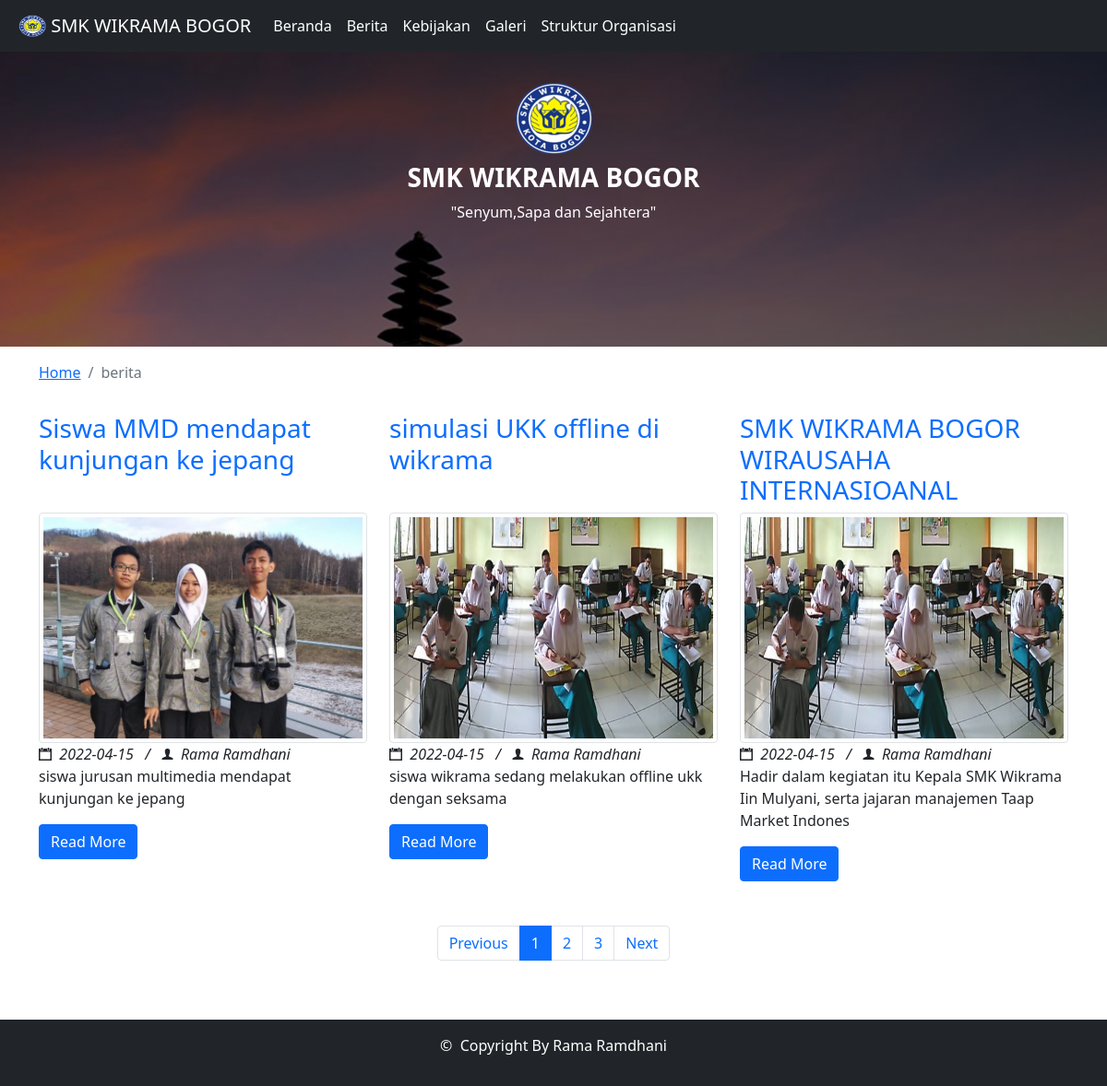
The page /index.php?page=berita on the database its author committed.
### tables this page shows
CREATE TABLE `tbl_posts` (
  `id_post` int(25) NOT NULL,
  `img` varchar(255) NOT NULL,
  `judul` varchar(255) DEFAULT NULL,
  `artikel` text DEFAULT NULL,
  `date` date NOT NULL,
  `kategori` varchar(255) NOT NULL,
  `author` varchar(255) DEFAULT NULL
);

### kategori/berita.php (the view)
<?php
	include "config/config.php";
	$query = mysqli_query($con, "SELECT * FROM tbl_posts WHERE kategori='berita' ORDER BY date DESC");
 ?>
<?php foreach($query as $data): ?>
	<div class="col-md-4 col-xs-12 mt-3">
		<h3 class="text-primary" style="height: 100px;"><?= $data['judul'] ?></h3>
		<img src="assets/file/post/<?= $data['img'] ?>" alt="" class="img-thumbnail">
		<div>
			<i class="ion-calendar">&nbsp; <?= $data['date'] ?> &nbsp; / &nbsp;</i>
			<i class="ion-person">&nbsp; <?= $data['author'] ?></i>
		</div>
		<p class="article-text">
			<?= substr($data['artikel'], 0, 100) ?>
		</p>
		<a href="index.php?page=beranda" class="btn btn-primary">Read More</a>
	</div>
<?php endforeach; ?>
		 <div class="d-flex justify-content-center">
			<nav aria-label="..." class="mt-5">
			  <ul class="pagination">
			    <li class="page-item">
			      <a class="page-link" href="#" tabindex="-1" aria-disabled="true">Previous</a>
			    </li>
			    <li class="page-item active"><a class="page-link" href="#">1</a></li>
			    <li class="page-item" aria-current="page">
			      <a class="page-link" href="#">2</a>
			    </li>
			    <li class="page-item"><a class="page-link" href="#">3</a></li>
			    <li class="page-item">
			      <a class="page-link" href="#">Next</a>
			    </li>
			  </ul>
			</nav>
		</div>
	</div>
</div>

### index.php (shortened to what this page needs)
<!DOCTYPE html>
<html lang="en">
<head>
	<link rel="stylesheet" href="assets/css/bootstrap-grid.css">
	<link rel="stylesheet" href="assets/css/bootstrap-reboot.css">
	<link rel="stylesheet" href="assets/css/bootstrap-utilities.css">
	<link rel="stylesheet" href="assets/css/bootstrap.css">
	<link rel="stylesheet" href="assets/css/ionicons.min.css">
	<link rel="stylesheet" href="assets/css/style.css">
</head>
<body>
	<nav class="navbar navbar-expand-lg navbar-light bg-dark p-2">
	  <div class="container-fluid">
	    <a class="navbar-brand d-flex align-items-center" href="#">
	    	<img src="assets/img/wikrama.png" width="30" height="24">
	    	&nbsp; <span>SMK WIKRAMA BOGOR</span>
	    </a>
	    <div class="collapse navbar-collapse" id="navbarScroll">
	      <ul class="navbar-nav me-auto my-2 my-lg-0 navbar-nav-scroll" style="--bs-scroll-height: 100px;">
	        <li class="nav-item">
	          <a class="nav-link active" aria-current="page" href="index.php?page=beranda">Beranda</a>
	        </li>
	        <li class="nav-item">
	          <a class="nav-link" href="index.php?page=berita">Berita</a>
	        </li>
	        <li class="nav-item">
	          <a class="nav-link" href="index.php?page=kebijakan">Kebijakan</a>
	        </li>
	        <li class="nav-item">
	          <a class="nav-link" href="index.php?page=galeri">Galeri</a>
	        </li>
	        <li class="nav-item">
	          <a class="nav-link" href="index.php?page=struktur-organisasi">Struktur Organisasi</a>
	        </li>
	      </ul>
	    </div>
	  </div>
	</nav>
	<header id="header">
		<div class="d-flex align-items-center p-3">
			<div class="container header-box mt-3">
				<div class="row">
					<div class="col-md-12 text-center">
						<img src="assets/img/wikrama.png" class="img-fluid">
						<h3 class="mt-2">SMK WIKRAMA BOGOR</h3>
						<p>"Senyum,Sapa dan Sejahtera"</p>
					</div>
				</div>
			</div>
		</div>
	</header>
	<section id="sec-article" class="mt-3">
		<div class="container">
			<nav aria-label="breadcrumb">
			  <ol class="breadcrumb">
			    <li class="breadcrumb-item"><a href="#">Home</a></li>
			    <li class="breadcrumb-item active" aria-current="page"><?= $_GET['page'] ?></li>
			  </ol>
			</nav>
			<div class="row mt-3">
			<?php
				if(isset($_GET['page'])) {
					$page = $_GET['page'];
					switch ($page) {
						case 'berita':
							include "kategori/berita.php";
							break;
					}
				} else {
					header("location: index.php?page=beranda");
					include "kategori/beranda.php";
				}
			 ?>
	</section>
	<footer id="footer" class="mt-5 p-3 bg-dark">
		<div class="container text-center">
			<p class="text-white">&copy;&nbsp; Copyright By Rama Ramdhani</p>
		</div>
	</footer>
</body>
</html>

### assets/css/style.css (style rules this page uses)
* { margin: 0; padding: 0; }
#header { position: relative; width: 100%; height: 40vh; background: linear-gradient(90deg, rgba(0,0,0,.5),rgba(0,0,0,.7)), url("../img/tempe.png"); background-size: cover; background-repeat: no-repeat; }
#header .header-box h3 { font-weight: 600; text-transform: uppercase; }
#header .header-box h3, #header .header-box p { color: #fff; }
.navbar .nav-item a, .navbar .navbar-brand { color: #fff!important; }
#sec-article { position: relative; margin-top: 20px; display: block; }
#sec-article .img-thumbnail { width: 380px; height: 250px; }

### rows shown on the page
tbl_posts: judul "Siswa MMD mendapat kunjungan ke jepang", img (picture), date "2022-04-15", author "Rama Ramdhani", artikel "siswa jurusan multimedia mendapat kunjungan ke jepang"
tbl_posts: judul "simulasi UKK offline di wikrama", img (picture), date "2022-04-15", author "Rama Ramdhani", artikel "siswa wikrama sedang melakukan offline ukk dengan seksama"
tbl_posts: judul "SMK WIKRAMA BOGOR WIRAUSAHA INTERNASIOANAL", img (picture), date "2022-04-15", author "Rama Ramdhani", artikel "Hadir dalam kegiatan itu Kepala SMK Wikrama Iin Mulyani, serta jajaran manajemen Taap Market Indones"

### other values the page prints
$_GET['page'] "berita"
